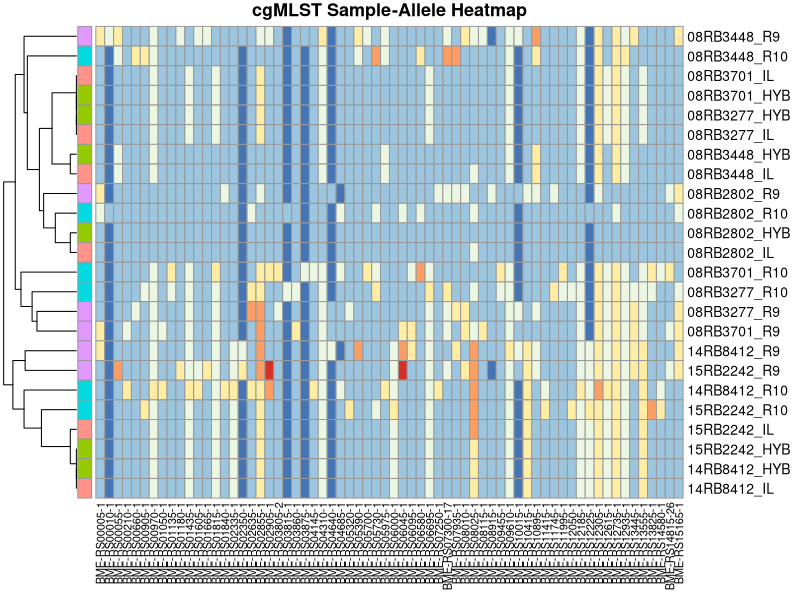

Write R code to recreate this figure.
################################################################################
# cgMLST等位基因, 样本, 分组 热图
################################################################################
library(tidyverse)
library(RColorBrewer)
library(pheatmap)


df <- read_tsv('data/cgMLST.tsv')

# 去除文件名和 cgMLST 中的 '.fasta'
df$FILE <- gsub('.fasta', '', df$FILE)
colnames(df) <- gsub('.fasta', '', colnames(df))

# 删除 cgmlst 值相同的列
df <- df %>%
  select(-names(which(sapply(df, n_distinct) <= 2)))

# 格式化 dataframe
df <- as.data.frame(df)
rownames(df) <- df$FILE
df <- df %>% 
  select(-1)
df <- as.matrix(df)

# png('figure/cgmlst.png', width = 800, height = 1200, res = 150)

# 添加分组
# mygrp <- sapply(strsplit(rownames(df), '_'), function(x) x[2]) %>% 
#   as.factor() %>% 
#   as.numeric()
# row_colors <- brewer.pal(9, "Set1")[mygrp]
# heatmap 热图, 删除行进化树
# heatmap(df, Colv = NA, RowSideColors = row_colors, 
#              xlab = 'Sample', ylab = 'Allele', main = 'cgMLST',
#              margins = c(6,8))

# pheatmap 分组
mygrp <- sapply(strsplit(rownames(df), '_'), function(x) x[2]) %>% 
  as.factor()
df_anno_row <- data.frame(SampleGroup = mygrp)
rownames(df_anno_row) <- rownames(df)
# pheatmap 热图
# 1.删除行进化树;2.行注释(分组);3.删除注释行名,注释图例,热图主图例
pheatmap(df,
         cluster_rows = TRUE,
         cluster_cols = FALSE,
         fontsize_col = 8,
         angle_col = 90,
         main = 'cgMLST Sample-Allele Heatmap',
         annotation_row = df_anno_row,
         annotation_legend = FALSE,
         annotation_names_row = FALSE,
         legend = FALSE)
# dev.off()
